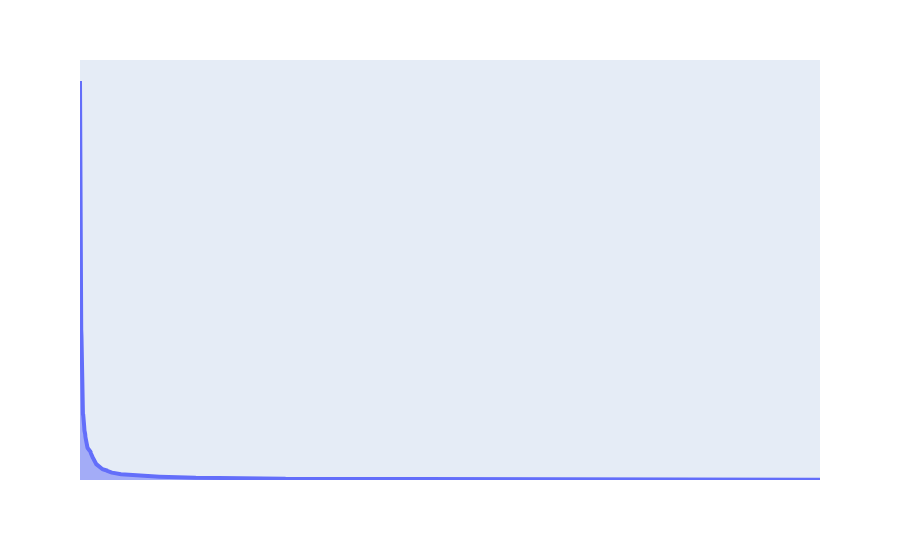

The code cell stored with this chart in its notebook:
### Markdown cell above
### >>> **Exercise 15 (take home):** 
Additionally, you can attempt to sort the terms on the `x-axis` by frequency instead of in alphabetical order. This way the visualization is more meaninfgul and you will be able to observe the so called [long tail](https://en.wikipedia.org/wiki/Long_tail) (get familiar with this term since it will appear a lot in data mining and other statistics courses). see picture below

![alt txt](https://upload.wikimedia.org/wikipedia/commons/thumb/8/8a/Long_tail.svg/1000px-Long_tail.svg.png)

### Code cell
# Answer here
labels = count_vect.get_feature_names_out()[sort_index[0:3000]]
value = term_frequencies[sort_index[0:3000]]

fig = px.area(x=labels, y=value)
fig.update_traces(line={'width': 4})
fig.update_xaxes(showticklabels=False, visible=False) 
fig.update_yaxes(showticklabels=False, visible=False)
fig.show()

### Figure 1 — Plotly figure (JSON) as saved in the notebook; plotly's stock layout.template omitted (floating-point values rounded to 4 significant figures; data arrays with more than 128 entries replaced by an {"elided": "..."} marker saying what was removed)
{"data": [{"fillpattern": {"shape": ""}, "hovertemplate": "x=%{x}<br>y=%{y}<extra></extra>", "legendgroup": "", "line": {"color": "#636efa", "width": 4}, "marker": {"symbol": "circle"}, "mode": "lines", "name": "", "orientation": "v", "showlegend": false, "stackgroup": "1", "type": "scatter", "x": {"elided": "3000 str values"}, "xaxis": "x", "y": {"elided": "3000 int values"}, "yaxis": "y"}], "layout": {"legend": {"tracegroupgap": 0}, "margin": {"t": 60}, "xaxis": {"anchor": "y", "domain": [0, 1], "showticklabels": false, "title": {"text": "x"}, "visible": false}, "yaxis": {"anchor": "x", "domain": [0, 1], "showticklabels": false, "title": {"text": "y"}, "visible": false}}}
